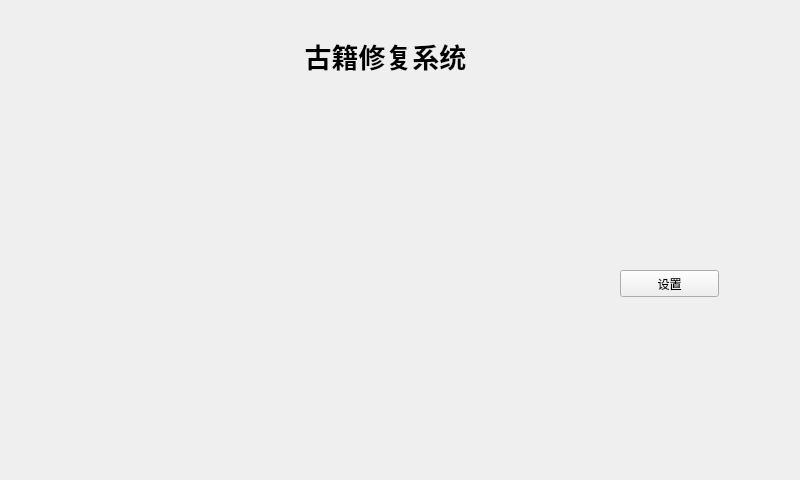
<?xml version="1.0" encoding="UTF-8"?>
<ui version="4.0">
 <class>Widget</class>
 <widget class="QWidget" name="Widget">
  <property name="geometry">
   <rect>
    <x>0</x>
    <y>0</y>
    <width>800</width>
    <height>480</height>
   </rect>
  </property>
  <property name="windowTitle">
   <string>Widget</string>
  </property>
  <widget class="QLabel" name="label">
   <property name="geometry">
    <rect>
     <x>280</x>
     <y>40</y>
     <width>211</width>
     <height>31</height>
    </rect>
   </property>
   <property name="font">
    <font>
     <pointsize>20</pointsize>
     <weight>75</weight>
     <bold>true</bold>
    </font>
   </property>
   <property name="text">
    <string>古籍修复系统</string>
   </property>
   <property name="alignment">
    <set>Qt::AlignCenter</set>
   </property>
  </widget>
  <widget class="QPushButton" name="pushButton">
   <property name="geometry">
    <rect>
     <x>620</x>
     <y>270</y>
     <width>99</width>
     <height>27</height>
    </rect>
   </property>
   <property name="text">
    <string>设置</string>
   </property>
  </widget>
 </widget>
 <layoutdefault spacing="6" margin="11"/>
 <resources/>
 <connections/>
</ui>
